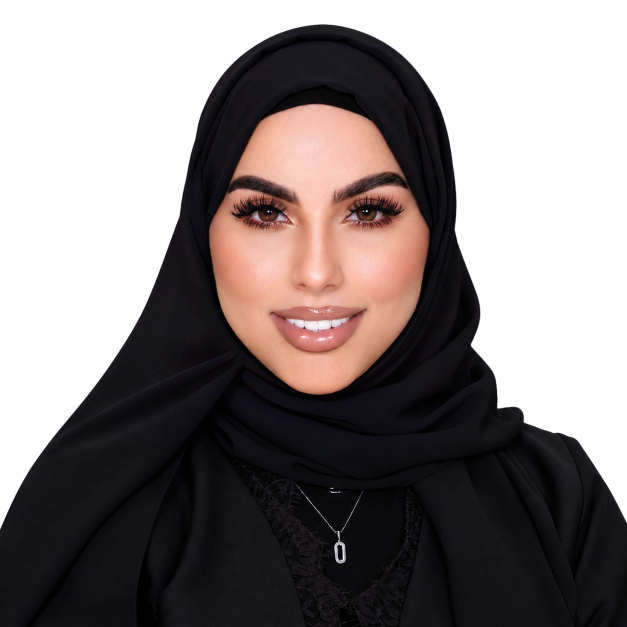
#> input picture episodes/001-jeans-pocket/full/project/a/characters/maryam_original_identity_cutout.png, 1254 x 1254 px, given in place of scene02_approved_full_frame.png, which was not available (shown at 1/2 size)
$ python s2_layers.py ../../full/project/a/characters ../../full/project/a/characters/maryam_original_paper_cutout.png
#> lines starting #> are read from the running program, lines starting #| are printed output that depends on the picture; after the words box and inside, x2 and y2 are one past the last pixel; in counts of white or black regions, pixels touching at a corner belong together; pictures that were not available may be replaced by others from this repository, and a replacement may not be noted
import sys,random
from PIL import Image,ImageDraw,ImageFilter
K,O=sys.argv[1],sys.argv[2]
p=Image.open(f'{K}/scene02_approved_full_frame.png').convert('RGBA')
#> p is the input picture: PIL image 1254x1254 RGBA; mean R, G, B, A 134.2, 126.7, 126.7, 153.2
def poly(name,pts,fe=3):
#> called with name = 's2_maryam', fe = 3
  m=Image.new('L',p.size,0);ImageDraw.Draw(m).polygon(pts,fill=255);m=m.filter(ImageFilter.GaussianBlur(fe))
#> after `m = Image.new('L', p.size, 0)`: m: PIL image 1254x1254 L; every value is 0
#> after `ImageDraw.Draw(m).polygon(pts, fill=255)`:
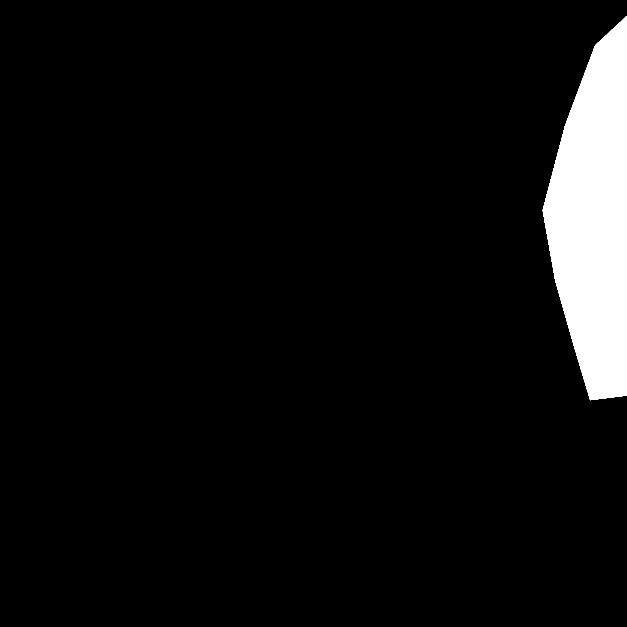
#> m: PIL image 1254x1254 L (shown at 1/2 size); 5.7% white; 1 white region, box (x1, y1, x2, y2) and area: (1085, 32, 1254, 801) 89665
  c=p.copy();c.putalpha(m);c.save(f'{O}/l/{name}.png')
poly('s2_maryam',[(1085,420),(1130,250),(1190,90),(1260,25),(1420,5),(1720,10),(1765,110),(1765,320),(1750,600),(1840,690),(1920,720),(1920,790),(1500,760),(1180,800),(1150,700),(1110,560)])
poly('s2_patch',[(330,655),(560,668),(820,712),(840,880),(320,860)],2)
#> call 2 of poly, with name = 's2_patch', fe = 2
#> in poly (call 2), `ImageDraw.Draw(m).polygon(pts, fill=255)`:
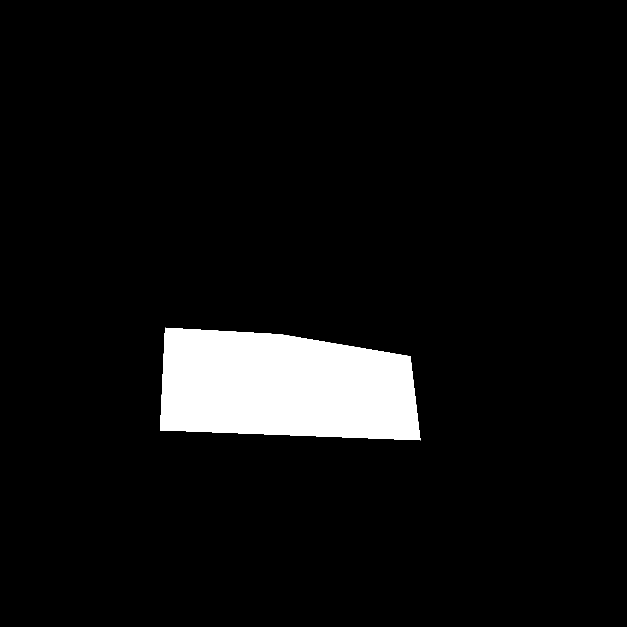
#> m: PIL image 1254x1254 L (shown at 1/2 size); 6.2% white; 1 white region, box (x1, y1, x2, y2) and area: (320, 655, 841, 881) 97584
#> in poly (call 2), `c.putalpha(m)`:
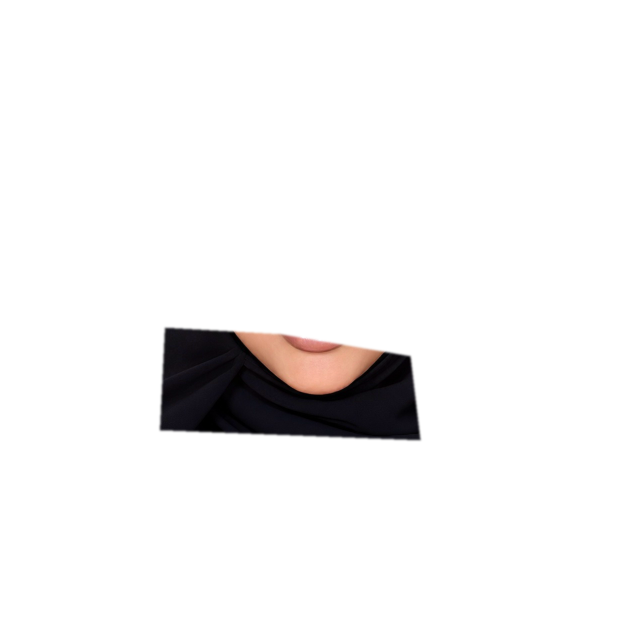
#> c: PIL image 1254x1254 RGBA (shown at 1/2 size); mean R, G, B, A 134.2, 126.7, 126.7, 15.8; transparent parts drawn white
# cover card from the plate's own blank paper (top-left scrap)
paper=p.crop((60,50,340,300)).resize((720,560));random.seed(11);w,h=paper.size;pts=[]
#> after `paper = p.crop((60, 50, 340, 300)).resize((720, 560))`: paper: PIL image 720x560 RGBA; every value is 0
#> after `w, h = paper.size`: w = 720; h = 560
for x in range(0,w+1,18):pts.append((x,random.uniform(0,22)))
for y in range(18,h,18):pts.append((w-random.uniform(0,22),y))
for x in range(w,-1,-18):pts.append((x,h-random.uniform(0,26)))
for y in range(h-18,0,-18):pts.append((random.uniform(0,22),y))
m=Image.new('L',paper.size,0);ImageDraw.Draw(m).polygon(pts,fill=255);paper.putalpha(m);paper.save(f'{O}/l/s2_card.png')
#> after `m = Image.new('L', paper.size, 0)`: m: PIL image 720x560 L; every value is 0
#> after `ImageDraw.Draw(m).polygon(pts, fill=255)`:
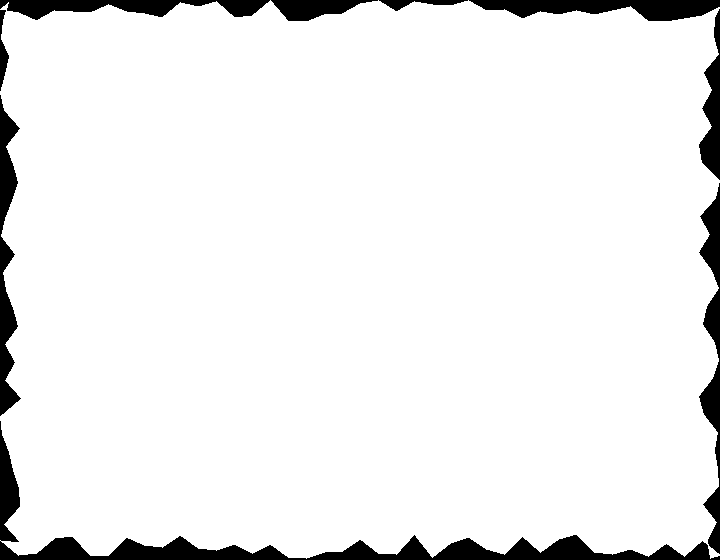
#> m: PIL image 720x560 L; 93.4% white; 9 black regions, largest, box (x1, y1, x2, y2) and area: (0, 421, 720, 560) 9898, (699, 183, 720, 554) 3359, (469, 0, 720, 21) 3320
#> after `paper.putalpha(m)`:
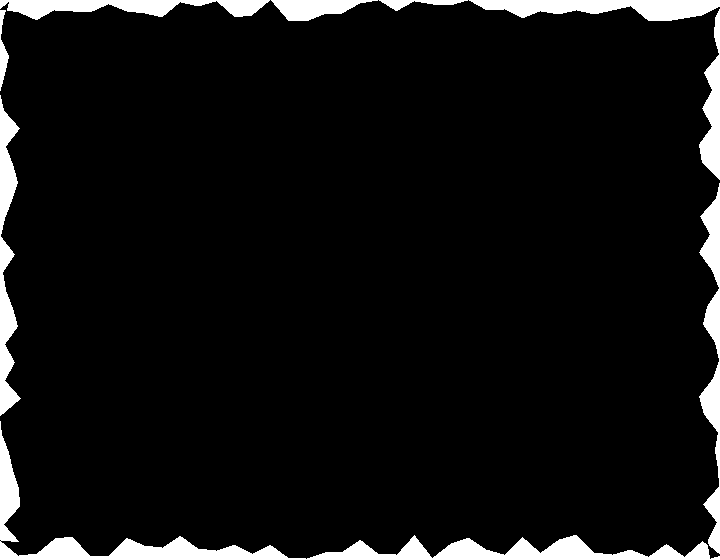
#> paper: PIL image 720x560 RGBA; mean R, G, B, A 0, 0, 0, 238.2; transparent parts drawn white
p.save(f'{O}/l/s2_plate.png')
